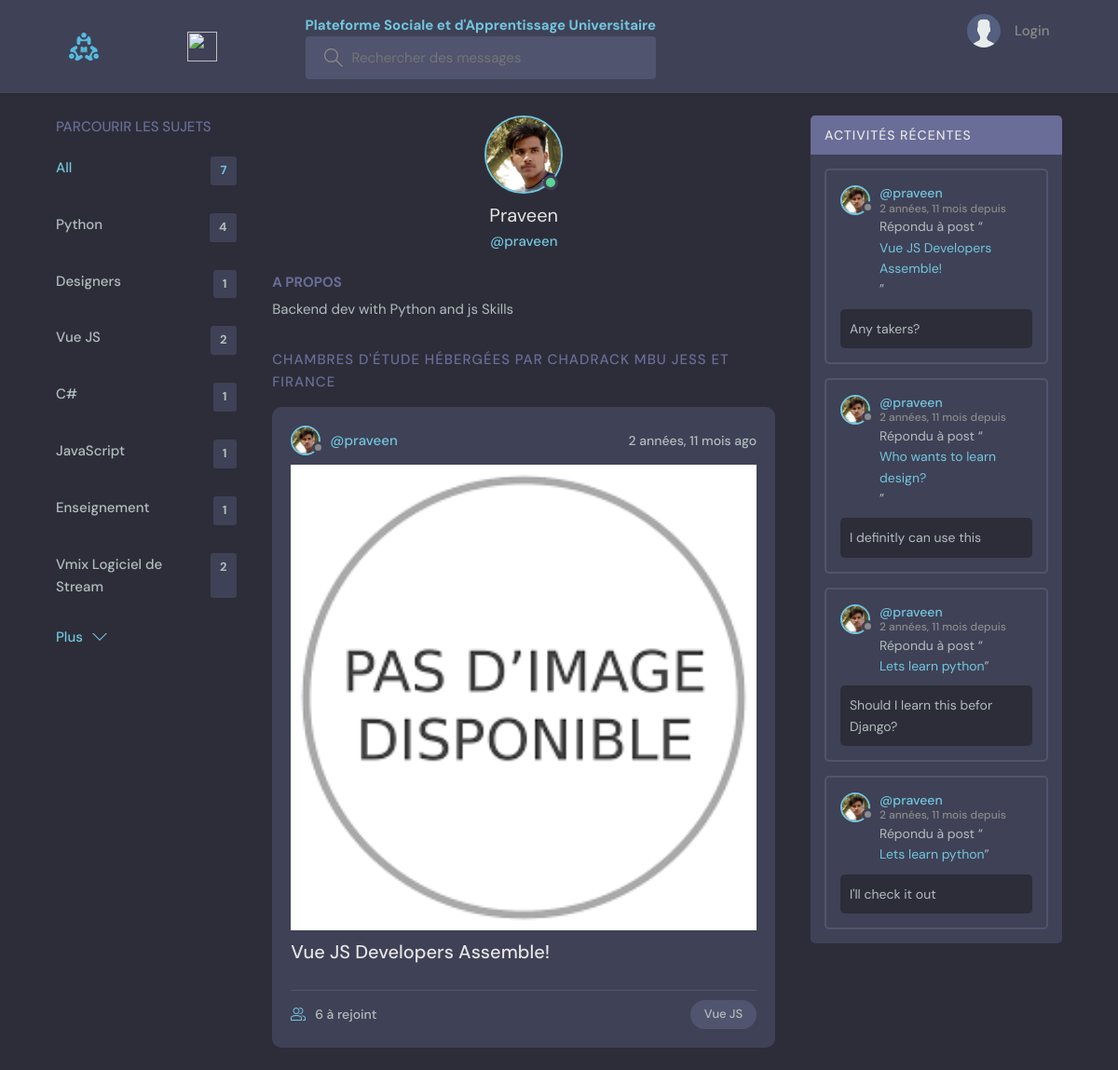
The app's page /profile/2/ with its own data.
### base/models.py (models this page shows, shortened)
class Topic(models.Model):
    name = models.CharField(max_length=200)

class User(AbstractUser):
    name = models.CharField(max_length=200, null=True)
    email = models.EmailField(unique=True, null=True)
    bio = models.TextField(null=True)
    avatar = models.ImageField(null=True, default="avatar.svg")
    USERNAME_FIELD = 'email'
    REQUIRED_FIELDS = []
    objects = CustomUserManager()  # Utilisation du gestionnaire personnalisé

class Room(models.Model):
    host = models.ForeignKey(User, on_delete=models.SET_NULL, null=True)
    topic = models.ForeignKey(Topic, on_delete=models.SET_NULL, null=True)
    name = models.CharField(max_length=200)
    description = models.TextField(null=True, blank=True)
    participants = models.ManyToManyField(User, related_name='participants', blank=True)
    image = models.ImageField(upload_to='room_images/', null=True, blank=True)
    updated = models.DateTimeField(auto_now=True)
    created = models.DateTimeField(auto_now_add=True)
    class Meta:
        ordering = ['-updated', '-created']
    def __str__(self):
        return self.name

class Message(models.Model):
    user = models.ForeignKey(User, on_delete=models.CASCADE)
    room = models.ForeignKey(Room, on_delete=models.CASCADE)
    body = models.TextField()
    updated = models.DateTimeField(auto_now=True)
    created = models.DateTimeField(auto_now_add=True)
    class Meta:
        ordering = ['-updated', '-created']

### base/views.py (the view)
# urls.py: path('profile/<str:pk>/', views.userProfile, name="user-profile"),
def userProfile(request, pk):
    user = User.objects.get(id=pk)
    rooms = user.room_set.all()
    room_messages = user.message_set.all()
    topics = Topic.objects.all()
    context = {'user': user, 'rooms': rooms,
               'room_messages': room_messages, 'topics': topics}
    return render(request, 'base/profile.html', context)

### base/templates/base/profile.html (shortened to what this page needs)
{% extends 'main.html' %}
{% block content %}
<main class="profile-page layout layout--3">
  <div class="container">
    {% include 'base/topics_component.html' %}
    <div class="roomList">
      <div class="profile">
        <div class="profile__avatar">
          <div class="avatar avatar--large active">
            <img src="{{user.avatar.url}}" />
          </div>
        </div>
        <div class="profile__info">
          <h3>{{user.name}}</h3>
          <p>@{{user.username}}</p>
        </div>
        <div class="profile__about">
          <h3>A propos</h3>
          <p>
            {{user.bio}}
          </p>
        </div>
      </div>
      <div class="roomList__header">
        <div>
          <h2>Chambres d'étude hébergées par Chadrack Mbu Jess et Firance</a>
          </h2>
        </div>
      </div>
      {% include 'base/feed_component.html' %}
    </div>
    {% include 'base/activity_component.html' %}
  </div>
</main>
{% endblock content %}

### templates/main.html (shortened to what this page needs)
<!DOCTYPE html>
{% load static %}
<html lang="en">
<head>
    <link rel="stylesheet" href="{% static 'styles/style.css' %}" />
</head>
<body>
    {% include 'navbar.html' %}
    {% block content %}{% endblock %}
</body>
</html>

### templates/navbar.html (shortened to what this page needs)
{% load static %}
<header class="header header--loggedIn">
    <div class="container">
        <a href="{% url 'home' %}" class="header__logo">
            <img src="{% static 'images/logo.svg' %}" />
        </a>
        <a href="http://192.168.137.1:3000/instructor/" class="header__logo">
            <img src="{% static 'images/PSAU.png' %}" />
        </a>
        <form class="header__search" method="GET" action="{% url 'home' %}">
        <a href=""> <h6>Plateforme Sociale et d'Apprentissage Universitaire</h6></a>
            <label>
                <input name="q" placeholder="Rechercher des messages" />
            </label>
        </form>
        <nav class="header__menu">
            {% if request.user.is_authenticated %}
            <div class="header__user">
                <a href="{% url 'update-user' %}">
                    <div class="avatar avatar--medium active">
                        <img src="{{request.user.avatar.url}}" />
                    </div>
                    <p>{{request.user.username}} <span>@{{request.user.username}}</span></p>
                </a>
                <button class="dropdown-button">
                    <svg version="1.1" xmlns="http://www.w3.org/2000/svg" width="32" height="32" viewBox="0 0 32 32">
                        <title>chevron-down</title>
                        <path d="M16 21l-13-13h-3l16 16 16-16h-3l-13 13z"></path>
                    </svg>
                </button>
            </div>
            {% else %}
            <a href="{% url 'login' %}">
                <img src="{% static 'images/avatar.svg' %}" />
                <p>Login</p>
            </a>
            {% endif %}
        </nav>
    </div>
</header>

### base/templates/base/topics_component.html
<div class="topics">
    <div class="topics__header">
        <h2>Parcourir les sujets</h2>
    </div>
    <ul class="topics__list">
        <li>
            <a href="{% url 'home' %}" class="active">All <span>{{topics.count}}</span></a>
        </li>
        {% for topic in topics %}
        <li>
            <a href="{% url 'home' %}?q={{topic.name}}">{{topic.name}}<span>{{topic.room_set.all.count}}</span></a>
        </li>
        {% endfor %}
    </ul>
    <a class="btn btn--link" href="{% url 'topics' %}">
        Plus
        <svg version="1.1" xmlns="http://www.w3.org/2000/svg" width="32" height="32" viewBox="0 0 32 32">
            <title>chevron-down</title>
            <path d="M16 21l-13-13h-3l16 16 16-16h-3l-13 13z"></path>
        </svg>
    </a>
</div>

### base/templates/base/feed_component.html (shortened to what this page needs)
{% for room in rooms %}
{% load static %}
<div class="roomListRoom">
    <div class="roomListRoom__header">
        <a href="{% url 'user-profile' room.host.id %}" class="roomListRoom__author">
            <div class="avatar avatar--small">
                <img src="{{room.host.avatar.url}}" alt="Avatar de {{room.host.username}}" />
            </div>
            <span>@{{room.host.username}}</span>
        </a>
        <div class="roomListRoom__actions">
            <span>{{room.created|timesince}} ago</span>
        </div>
    </div>
    <div class="roomListRoom__content">
        {% if room.image %}
            <img src="{{ room.image.url }}" alt="Image de la room {{ room.name }}" class="room__image" />
        {% else %}
            <img src="{% static 'images/default-room.png' %}" alt="Image par défaut pour la room {{ room.name }}" class="room__image" />
        {% endif %}
        <br>
        <a href="{% url 'room' room.id %}">{{room.name}}</a>
    </div>
    <div class="roomListRoom__meta">
        <a href="{% url 'room' room.id %}" class="roomListRoom__joined">
            {{room.participants.all.count}} à rejoint
        </a>
        <p class="roomListRoom__topic">{{room.topic.name}}</p>
    </div>
</div>
{% endfor %}

### base/templates/base/activity_component.html (shortened to what this page needs)
<div class="activities">
    <div class="activities__header">
        <h2>Activités récentes</h2>
    </div>
    {% for message in room_messages %}
    <div class="activities__box">
        <div class="activities__boxHeader roomListRoom__header">
            <a href="{% url 'user-profile' message.user.id %}" class="roomListRoom__author">
                <div class="avatar avatar--small">
                    <img src="{{message.user.avatar.url}}" />
                </div>
                <p>
                    @{{message.user.username}}
                    <span>{{message.created|timesince}} depuis</span>
                </p>
            </a>
        </div>
        <div class="activities__boxContent">
            <p>Répondu à post “<a href="{% url 'room' message.room.id %}">{{message.room}}</a>”</p>
            <div class="activities__boxRoomContent">{{message.body}}</div>
        </div>
    </div>
    {% endfor %}
</div>

### records on screen
Topic: name "Python", room_set.all.count "4"
Topic: name "Designers", room_set.all.count "1"
Topic: name "Vue JS", room_set.all.count "2"
Topic: name "C#", room_set.all.count "1"
Topic: name "JavaScript", room_set.all.count "1"
Topic: name "Enseignement", room_set.all.count "1"
Topic: name "Vmix Logiciel de Stream", room_set.all.count "2"
User: avatar (picture), name "Praveen", username "praveen", bio "Backend dev with Python and js Skills"
Room: host.avatar (picture), host.username "praveen", created "2 années, 11 mois", name "Vue JS Developers Assemble!", participants.all.count "6", topic.name "Vue JS"
Message: user.avatar (picture), user.username "praveen", created "2 années, 11 mois", room "Vue JS Developers Assemble!", body "Any takers?"
Message: user.avatar (picture), user.username "praveen", created "2 années, 11 mois", room "Who wants to learn design?", body "I definitly can use this"
Message: user.avatar (picture), user.username "praveen", created "2 années, 11 mois", room "Lets learn python", body "Should I learn this befor Django?"
Message: user.avatar (picture), user.username "praveen", created "2 années, 11 mois", room "Lets learn python", body "I'll check it out"

### other values on screen
{{ topics.count }} "7"
